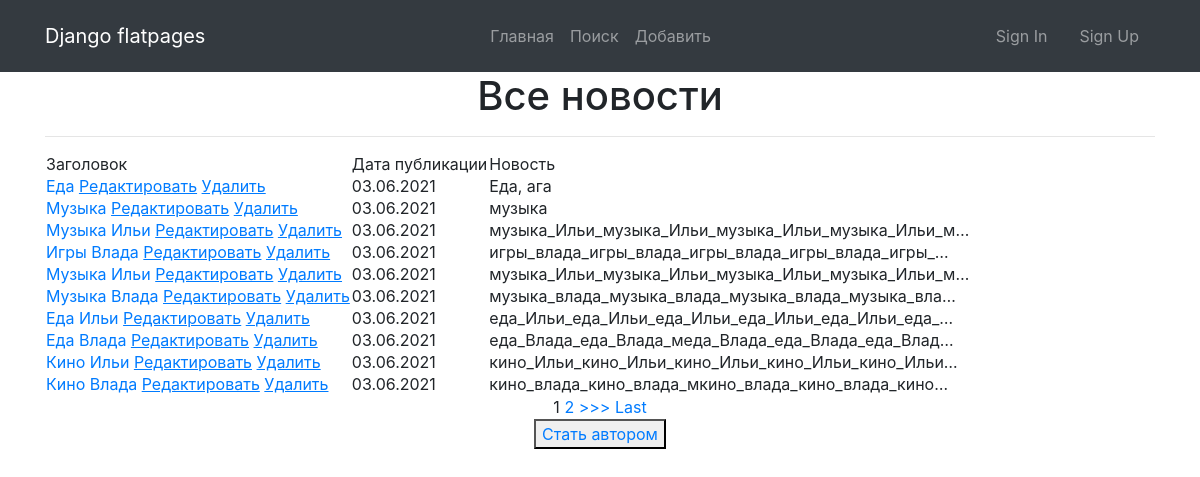
Page /news/ on the committed database.
### news_paper/models.py (models this page shows, shortened)
class Post(models.Model):
    NEWS = 'N'
    ARTICLE = 'A'
    POST_TYPE = [
        (NEWS, 'Новость'),
        (ARTICLE, 'Статья'),
    ]
    author = models.ForeignKey(Author, on_delete=models.CASCADE)
    type = models.CharField(max_length=1, choices=POST_TYPE, default=ARTICLE)
    categories = models.ManyToManyField(Category, through='PostCategory')
    title = models.CharField(max_length=255)
    text = models.TextField(default='')
    rating = models.IntegerField(default=0)
    created_data = models.DateTimeField(auto_now_add=True)

### news_paper/views.py (the view)
# urls.py: path('',cache_page(60)(NewsList.as_view())),
class NewsList(ListView):
    model = Post
    template_name = 'news_id.html'
    context_object_name = 'news_id'
    ordering = '-created_data'
    paginate_by = 10
    def get_context_data(self, **kwargs):
        context = super().get_context_data(**kwargs)
        context['is_not_author'] = not self.request.user.groups.\
            filter(name='authors').exists()
        return context

### news_paper/templatetags/my_filters.py (called while the page is built)
@register.filter(name='censor')
def censor(value):
    marked_words = ['плохие слова', 'мат', 'бранная лексика']
    for word in marked_words:
        if value == word:
            raise ValueError(f'Нельзя использовать {word} в тексте!')
    return str(value)

### templates/news_id.html (shortened to what this page needs)
{% extends 'flatpages/default.html' %}
{% load my_filters %}
{% load cache %}
{% cache 5 title %}
{% block content %}
    <h1>Все новости</h1>
    <hr>
    {% if news_id %}
        <table>
            <thead>
                <tr>
                    <td>
                        Заголовок
                    </td>
                    <td>
                        Дата публикации
                    </td>
                    <td>
                        Новость
                    </td>
                </tr>
            </thead>
        {% for news in news_id %}
            <tr>
                <td>
                    <a href="{% url 'detail_news' news.id %}">{{ news.title|censor }}</a>
                    <a href="{% url 'news_edit' news.id %}"><u>Редактировать</u></a>
                    <a href="{% url 'news_delete' news.id %}"><u>Удалить</u></a>
                </td>
                <td>
                    {{ news.created_data|date:'d.m.Y' }}
                </td>
                <td>
                    {{ news.text|truncatechars:50|censor }}
                </td>
            </tr>
        {% endfor %}
        </table>
        {% if is_paginated %}
            {% for num in page_obj.paginator.page_range %}
                {% if page_obj.number == num %}
                    <a>{{ num }}</a>
                {% elif num > page_obj.number|add:'-2' and num < page_obj.number|add:'2' %}
                    <a href="?page={{ num }}"> {{ num }} </a>
                {% endif %}
            {% endfor %}
            {% if page_obj.has_next %}
                <a href="?page={{ page_obj.next_page_number }}"> >>> </a>
                <a href="?page={{ page_obj.paginator.num_pages }}"> Last</a>
            {% endif %}
        {% endif %}
    {% else %}
        <h2>Новостей нет!</h2>
    {% endif %}
    <div>
        {% if is_not_author %}<button> <a href="/news/setauthor/">Стать автором</a></button>{% endif %}
    </div>
{% endblock content %}
{% endcache %}

### templates/flatpages/default.html (shortened to what this page needs)
{% load static %}
<html lang="en">
<head>
  <link href="{% static 'vendor/bootstrap/css/bootstrap.min.css' %}" rel="stylesheet">
</head>
<body>
  <nav class="navbar navbar-expand-lg navbar-dark bg-dark static-top">
    <div class="container">
      <a class="navbar-brand" href="#">Django flatpages</a>
      <div class="collapse navbar-collapse" id="navbarResponsive">
        <ul class="navbar-nav ml-auto">
          <li class="nav-item">
            <a class="nav-link"  href="/news/">Главная</a>
          </li>
          <li class="nav-item">
            <a class="nav-link" href="/news/search/">Поиск</a>
          </li>
            <li class="nav-item">
            <a class="nav-link" href="/news/add/">Добавить</a>
          </li>
        </ul>
      </div>
        <div class="collapse navbar-collapse" id="navbarResponsive1">
                    {% load account %}
                    <ul class="navbar-nav ml-auto">
                        {% if user.is_authenticated %}
                        <li><div class="nav-link py-3 px-0 px-lg-3 rounded">{% user_display user %}</div></li>
                        <li><a class="nav-link py-3 px-0 px-lg-3 rounded" href="{% url 'account_logout' %}">Sign Out</a></li>
                        {% comment %} <li>{% if is_not_author %}<button> <a href="/news/setauthor/">Стать автором</a></button>{% endif %}</li> {% endcomment %}
                        {% else %}
                        <li><a class="nav-link py-3 px-0 px-lg-3 rounded" href="{% url 'account_login' %}">Sign In</a></li>
                        <li><a class="nav-link py-3 px-0 px-lg-3 rounded" href="{% url 'account_signup' %}">Sign Up</a></li>
                        {% endif %}
                    </ul>
                </div>
    </div>
  </nav>
  <div class="container">
    <div class="row">
      <div class="col-lg-12 text-center">
       {% block content %}
       {% endblock content %}
      </div>
    </div>
  </div>
</body>
</html>

### rows in the picture
Post: title|censor "Еда", created_data "03.06.2021", text|censor "Еда, ага"
Post: title|censor "Музыка", created_data "03.06.2021", text|censor "музыка"
Post: title|censor "Музыка Ильи", created_data "03.06.2021", text|censor "музыка_Ильи_музыка_Ильи_музыка_Ильи_музыка_Ильи_м…"
Post: title|censor "Игры Влада", created_data "03.06.2021", text|censor "игры_влада_игры_влада_игры_влада_игры_влада_игры_…"
Post: title|censor "Музыка Ильи", created_data "03.06.2021", text|censor "музыка_Ильи_музыка_Ильи_музыка_Ильи_музыка_Ильи_м…"
Post: title|censor "Музыка Влада", created_data "03.06.2021", text|censor "музыка_влада_музыка_влада_музыка_влада_музыка_вла…"
Post: title|censor "Еда Ильи", created_data "03.06.2021", text|censor "еда_Ильи_еда_Ильи_еда_Ильи_еда_Ильи_еда_Ильи_еда_…"
Post: title|censor "Еда Влада", created_data "03.06.2021", text|censor "еда_Влада_еда_Влада_меда_Влада_еда_Влада_еда_Влад…"
Post: title|censor "Кино Ильи", created_data "03.06.2021", text|censor "кино_Ильи_кино_Ильи_кино_Ильи_кино_Ильи_кино_Ильи…"
Post: title|censor "Кино Влада", created_data "03.06.2021", text|censor "кино_влада_кино_влада_мкино_влада_кино_влада_кино…"

### other values in the picture
{{ num }} "1"
{{ num }} "2"
